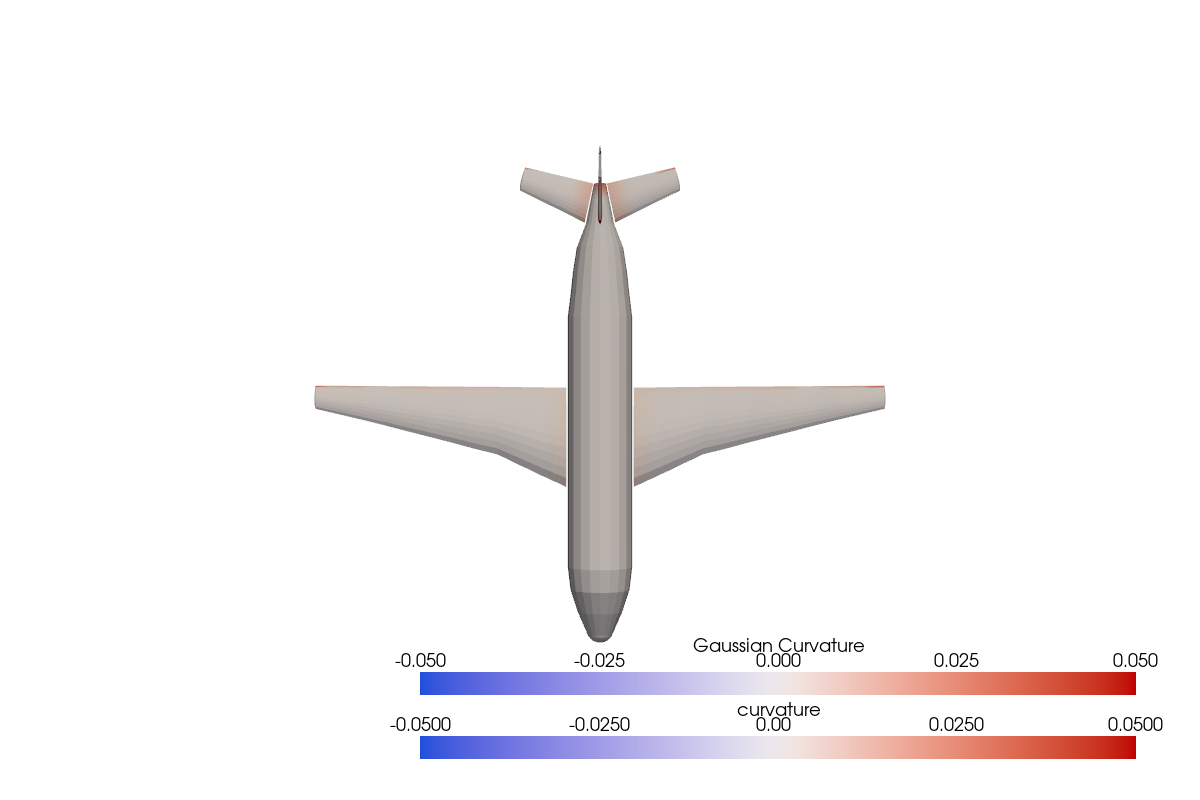

Recreate this plot in Python.
"""Generate airplane curvature visualization for README."""

import pyvista as pv
from torchmesh.io import from_pyvista, to_pyvista

### Load airplane mesh
pv_mesh = pv.examples.load_airplane()
mesh = from_pyvista(pv_mesh)

### Compute Gaussian curvature
K = mesh.gaussian_curvature_vertices

print(f"Gaussian curvature computed")
print(f"  Range: [{K.min():.6f}, {K.max():.6f}]")
print(f"  Mean: {K.mean():.6f}")

### Create visualization
pv_viz = to_pyvista(mesh)
pv_viz["curvature"] = K.cpu().numpy()

plotter = pv.Plotter(off_screen=True, window_size=[1200, 800])
plotter.add_mesh(
    pv_viz,
    scalars="curvature",
    cmap="coolwarm",
    show_edges=False,
    clim=[-0.05, 0.05],  # Symmetric range around zero
)
plotter.camera_position = "xy"
plotter.background_color = "white"
plotter.add_scalar_bar(
    title="Gaussian Curvature",
    n_labels=5,
    fmt="%.3f",
)
plotter.screenshot("examples/readme_examples/airplane_curvature.png")
plotter.close()

print("✓ Saved airplane_curvature.png")
